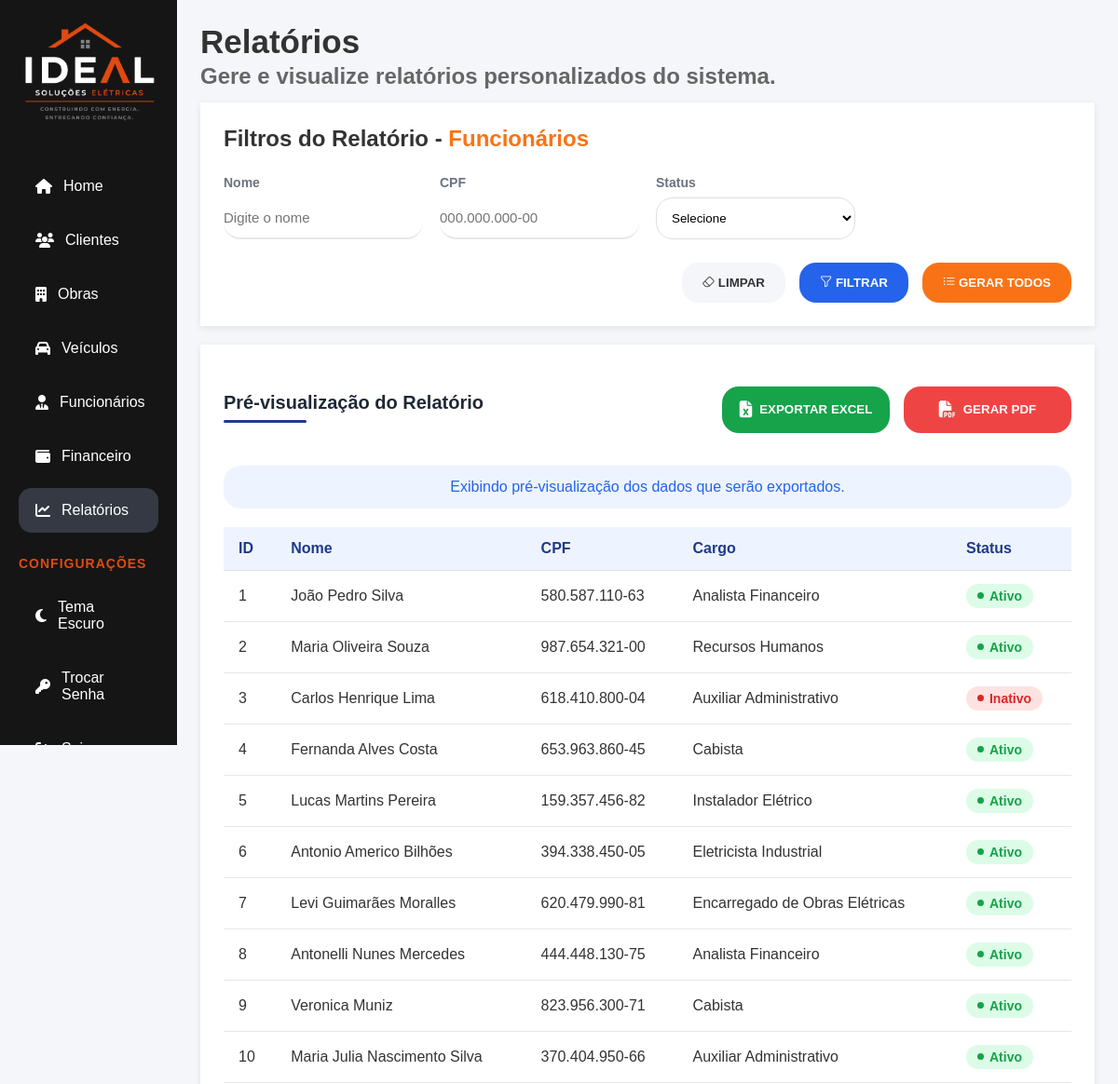
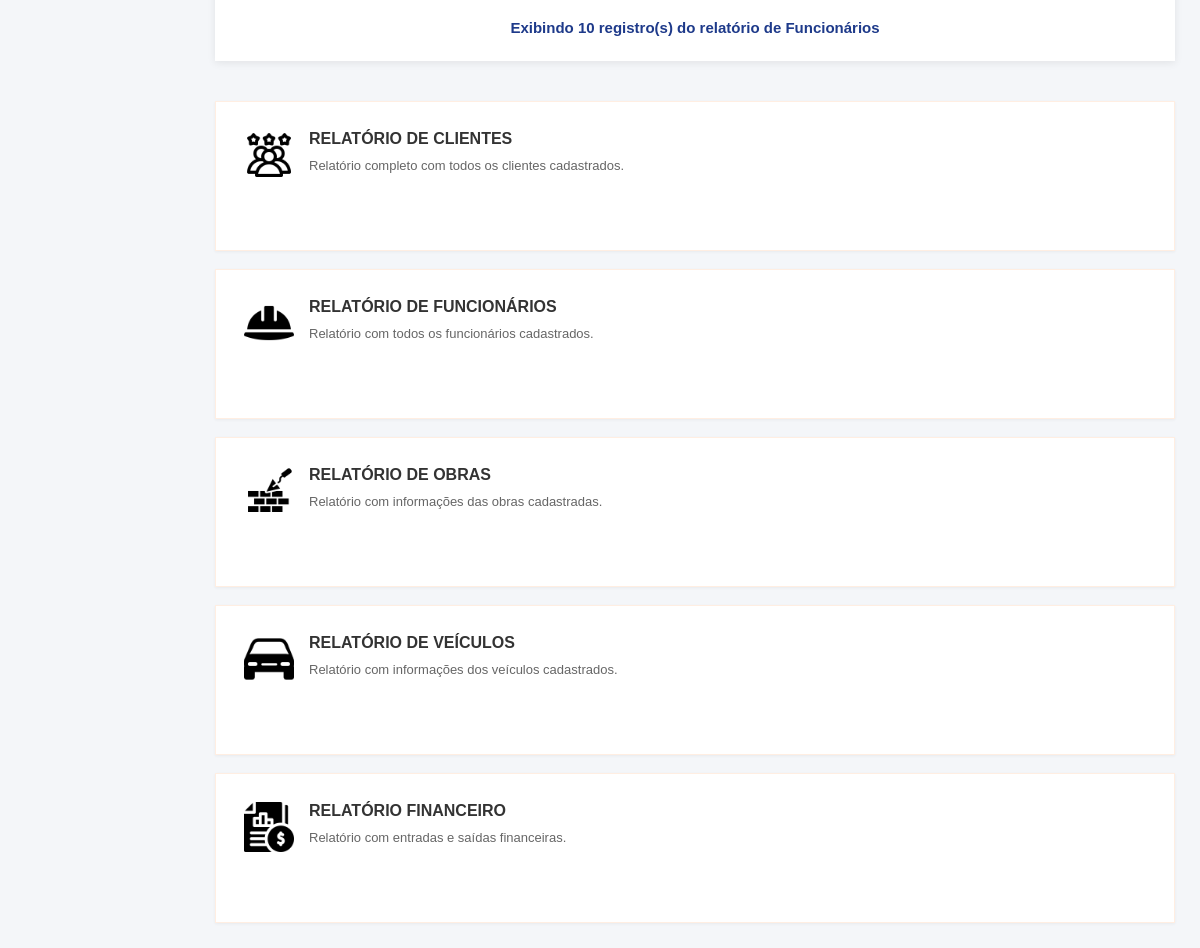
Screenshot of /public/index.php?url=relatorios (signed in) with the database file from the repository (2 pictures, top to bottom).
### tables this page shows
CREATE TABLE funcionario (
    idFuncionario INT AUTO_INCREMENT PRIMARY KEY,
    nome VARCHAR(100) NOT NULL,
    dataNascimento DATE NOT NULL,
    sexo ENUM('Masculino', 'Feminino', 'Outro') NOT NULL,
    naturalidade VARCHAR(100) NOT NULL,
    estadoNascimento VARCHAR(10)NOT NULL,
    cpf CHAR(11) UNIQUE NOT NULL,
    tipoLogradouro VARCHAR(15) NOT NULL,
    nomeLogradouro VARCHAR(100) NOT NULL,
    numero VARCHAR(6) NOT NULL,
    complemento VARCHAR(30),
    bairro VARCHAR(100) NOT NULL,
    cidade VARCHAR(100)NOT NULL,
    cep CHAR(8)NOT NULL,
    estado CHAR(2)NOT NULL,
    email VARCHAR(150),
    cargoFuncao VARCHAR(100) NOT NULL,
    tipoContrato ENUM('CLT', 'CONTRATO TEMPORARIO', 'PESSOA JURÍDICA', 'TERCEIRIZADO') NOT NULL,
    dataAdmissao DATE NOT NULL, 
    dataDesligamento DATE,
    feriasProgramadas DATE,
    agencia VARCHAR(5),
    conta VARCHAR(15),
  	tipoConta ENUM('CORRENTE', 'POUPANCA', 'SALARIO'),
    chavePix VARCHAR(77),
    status ENUM('ativo', 'inativo') NOT NULL DEFAULT 'ativo',
    observacoes TEXT
);

### app/Views/relatorios/index.php (the view, shortened to what the rows shown need)
<?php
require_once __DIR__ . '/../includes/header.php';
?>
<div class="layout">
    <main class="content">
        <div class="relatorios-container">
            <div class="titulo-pagina">
                <h1>Relatórios</h1>
            </div>
            <div class="conteudo-relatorios">
                <section class="painel-relatorio">
                    <div class="card card-filtros">
                        <h2>
                            Filtros do Relatório -
                            <span><?= $tipoSelecionado ?></span>
                        </h2>
                    </div>
                    <div class="card card-preview">
                        <div class="preview-cabecalho">
                            <div class="preview-titulo">
                                <h2>
                                    Pré-visualização do Relatório
                                </h2>
                            </div>
                        </div>
                        <div class="tabela-container">
                            <div class="table-container">
                                <table class="table">
                                    <thead>
                                        <?php if ($relatorio == 'clientes'): ?>
                                            <tr>
                                                <th>ID</th>
                                                <th>Nome</th>
                                                <th>CPF</th>
                                                <th>CNPJ</th>
                                            </tr>
                                        <?php elseif ($relatorio == 'funcionarios'): ?>
                                            <tr>
                                                <th>ID</th>
                                                <th>Nome</th>
                                                <th>CPF</th>
                                                <th>Cargo</th>
                                                <th>Status</th>
                                            </tr>
                                        <?php endif; ?>
                                    </thead>
                                    <tbody>
                                        <?php if (!empty($dados['dados'])): ?>
                                            <?php foreach ($dados['dados'] as $linha): ?>
                                                <tr>
                                                    <?php if ($relatorio == 'clientes'): ?>
                                                        <td><?= htmlspecialchars($linha['idCliente'] ?? '') ?></td>
                                                        <td><?= htmlspecialchars($linha['nomeCliente'] ?? '') ?></td>
                                                        <td><?= preg_replace(
                                                            '/(\d{3})(\d{3})(\d{3})(\d{2})/',
                                                            '$1.$2.$3-$4',
                                                            $linha['cpf'] ?? ''
                                                        ) ?></td>
                                                        <td><?= preg_replace(
                                                            '/(\d{2})(\d{3})(\d{3})(\d{4})(\d{2})/',
                                                            '$1.$2.$3/$4-$5',
                                                            $linha['cnpj'] ?? ''
                                                        ) ?>
                                                        </td>
                                                    <?php elseif ($relatorio == 'funcionarios'): ?>
                                                        <td><?= htmlspecialchars($linha['idFuncionario'] ?? '') ?></td>
                                                        <td><?= htmlspecialchars($linha['nome'] ?? '') ?></td>
                                                        <td><?= preg_replace(
                                                            '/(\d{3})(\d{3})(\d{3})(\d{2})/',
                                                            '$1.$2.$3-$4',
                                                            $linha['cpf'] ?? ''
                                                        ) ?></td>
                                                        <td><?= htmlspecialchars($linha['cargoFuncao'] ?? '') ?></td>
                                                        <td>
                                                            <?php $status = strtolower(trim($linha['status'] ?? '')); ?>
                                                            <span class="status <?= $status ?>">
                                                                <?= ucfirst($status) ?>
                                                            </span>
                                                        </td>
                                                    <?php endif; ?>
                                                </tr>
                                            <?php endforeach; ?>
                                        <?php endif; ?>
                                    </tbody>
                                </table>
                            </div>
                        </div>
                    </div>
                </section>
            </div>
        </div>
    </main>
</div>
</body>
</html>

### rows the page displays
funcionario: idFuncionario "1", nome "João Pedro Silva", cpf "580.587.110-63", cargoFuncao "Analista Financeiro", status "Ativo"
funcionario: idFuncionario "2", nome "Maria Oliveira Souza", cpf "987.654.321-00", cargoFuncao "Recursos Humanos", status "Ativo"
funcionario: idFuncionario "3", nome "Carlos Henrique Lima", cpf "618.410.800-04", cargoFuncao "Auxiliar Administrativo", status "Inativo"
funcionario: idFuncionario "4", nome "Fernanda Alves Costa", cpf "653.963.860-45", cargoFuncao "Cabista", status "Ativo"
funcionario: idFuncionario "5", nome "Lucas Martins Pereira", cpf "159.357.456-82", cargoFuncao "Instalador Elétrico", status "Ativo"
funcionario: idFuncionario "6", nome "Antonio Americo Bilhões", cpf "394.338.450-05", cargoFuncao "Eletricista Industrial", status "Ativo"
funcionario: idFuncionario "7", nome "Levi Guimarães Moralles", cpf "620.479.990-81", cargoFuncao "Encarregado de Obras Elétricas", status "Ativo"
funcionario: idFuncionario "8", nome "Antonelli Nunes Mercedes", cpf "444.448.130-75", cargoFuncao "Analista Financeiro", status "Ativo"
funcionario: idFuncionario "9", nome "Veronica Muniz", cpf "823.956.300-71", cargoFuncao "Cabista", status "Ativo"
funcionario: idFuncionario "10", nome "Maria Julia Nascimento Silva", cpf "370.404.950-66", cargoFuncao "Auxiliar Administrativo", status "Ativo"

### other values shown
$tipoSelecionado "Funcionários"
$dados['total'] "10"
